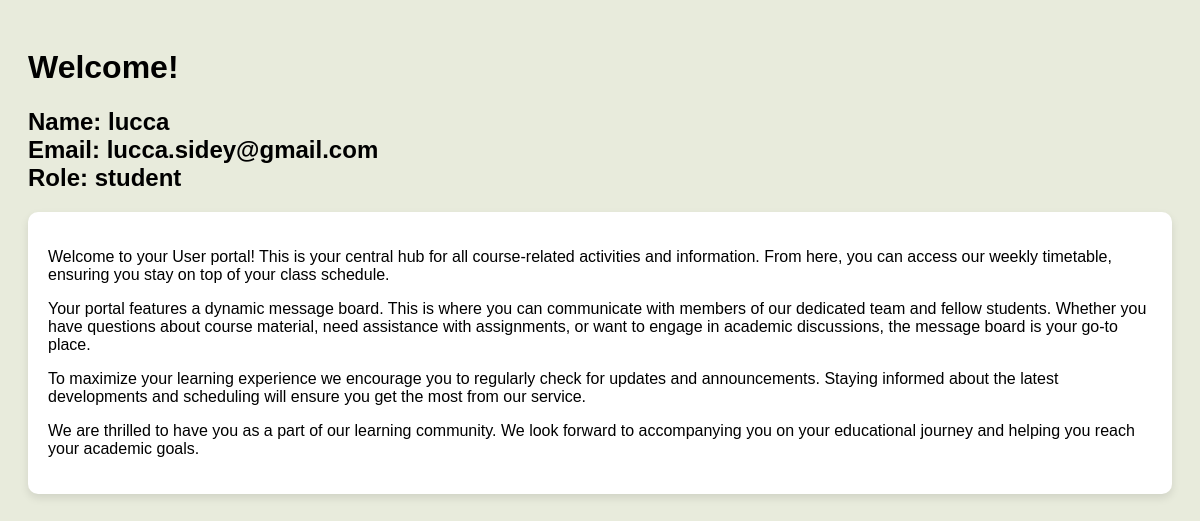
Screenshot of /profile (signed in) with the database file from the repository.
### src/models.py (models this page shows)
class User(db.Model, UserMixin):
    id = db.Column(db.Integer, primary_key=True)
    username = db.Column(db.String(20), unique=True, nullable=False)
    password = db.Column(db.String(60), nullable=False)
    email = db.Column(db.String(120), unique=True, nullable=True)
    role = db.Column(db.String(20), nullable=False)
    email_verified = db.Column(db.Boolean, nullable=False, default=False)

### src/routes.py (the view)
@main.route('/profile')
@login_required
def profile():
    return render_template('profile.html', user=current_user)

### src/__init__.py (called while the page is built)
@login_manager.user_loader
def load_user(id):
    from src.models import User, Message
    return User.query.get(int(id))

### src/routes.py (called while the page is built)
@main.context_processor
def base():
    form = searchForm()
    return dict(form=form)

### src/templates/profile.html (shortened to what this page needs)
<!DOCTYPE html>
<html lang="en">
<head>
</head>
<body>
    <h1>Welcome!</h1>
    <h2>
        Name: {{ current_user.username }}<br>
        Email: {{ current_user.email }}<br>
        Role: {{ current_user.role }}
    </h2>
    <div class="content-box">
        <p>
            Welcome to your User portal! This is your central hub for all course-related activities and information. From here, you can access our weekly timetable, ensuring you stay on top of your class schedule.
        </p>
        <p>
            Your portal features a dynamic message board. This is where you can communicate with members of our dedicated team and fellow students. Whether you have questions about course material, need assistance with assignments, or want to engage in academic discussions, the message board is your go-to place.
        </p>
        <p>
            To maximize your learning experience we encourage you to regularly check for updates and announcements. Staying informed about the latest developments and scheduling will ensure you get the most from our service.
        </p>
        <p>
            We are thrilled to have you as a part of our learning community. We look forward to accompanying you on your educational journey and helping you reach your academic goals.
        </p>
    </div>
</body>
</html>

### src/templates/profile.html (style rules this page uses)
.content-box { background-color: white; padding: 20px; border-radius: 10px; box-shadow: 0 4px 8px rgba(0, 0, 0, 0.1); width: calc(100% - 40px); margin: 20px auto; }
body { background-color: #e8ebdc; font-family: Arial, sans-serif; padding: 20px; }

### rows the page displays
User: username "lucca", email "lucca.sidey@gmail.com", role "student"
